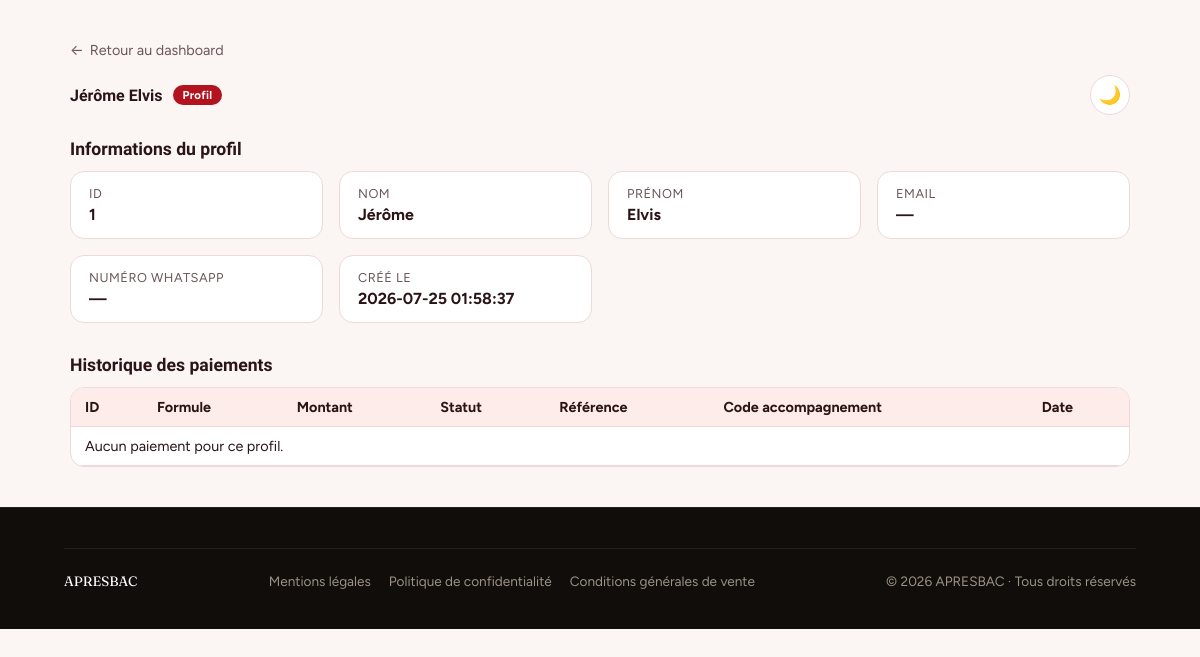
Page /profil.php?id=1 (signed in) on the committed database.
### tables this page shows
CREATE TABLE `profils_accompagnement` (
  `id` int NOT NULL AUTO_INCREMENT,
  `user_id` int DEFAULT NULL,
  `guest_token` varchar(255) DEFAULT NULL,
  `nom` varchar(100) NOT NULL,
  `prenom` varchar(100) NOT NULL,
  `email` varchar(255) DEFAULT NULL,
  `serie` varchar(10) NOT NULL,
  `created_at` timestamp NULL DEFAULT CURRENT_TIMESTAMP,
  PRIMARY KEY (`id`),
  KEY `user_id` (`user_id`),
  KEY `idx_guest_token` (`guest_token`),
  CONSTRAINT `profils_accompagnement_ibfk_1` FOREIGN KEY (`user_id`) REFERENCES `users_legacy_comptes` (`id`)
);

### profil.php (the view, shortened to what this page needs)
<?php
$profilId = (int) ($_GET['id'] ?? 0);
$pdo = Database::getConnection();
$stmt = $pdo->prepare('SELECT * FROM profils_accompagnement WHERE id = ?');
$stmt->execute([$profilId]);
$profil = $stmt->fetch();
$stmtPaiements = $pdo->prepare('
    SELECT p.*, f.nom AS formule_nom
    FROM paiements p
    JOIN formules f ON f.id = p.formule_id
    WHERE p.guest_token = ?
    ORDER BY p.created_at DESC
');
$stmtPaiements->execute([$profil['guest_token']]);
$paiements = $stmtPaiements->fetchAll();
$labels = [
    'id' => 'ID',
    'nom' => 'Nom',
    'prenom' => 'Prénom',
    'email' => 'Email',
    'numero_whatsapp' => 'Numéro WhatsApp',
    'created_at' => 'Créé le',
];
require_once __DIR__ . '/../includes/header.php';
?>
<div class="admin-wrap">
    <a href="/admin/dashboard.php" class="admin-retour">
        <span aria-hidden="true">←</span> Retour au dashboard
    </a>
    <div class="admin-header">
        <p class="admin-brand"><?= htmlspecialchars(trim($profil['nom'] . ' ' . $profil['prenom'])) ?> <span class="admin-brand-tag">Profil</span></p>
        <div class="admin-nav">
            <button type="button" class="theme-toggle" id="themeToggle" title="Changer de thème">🌙</button>
        </div>
    </div>
    <p class="admin-section-title">Informations du profil</p>
    <div class="admin-detail-grid">
        <?php foreach ($labels as $champ => $label): ?>
            <div class="admin-detail-item">
                <p class="admin-detail-label"><?= htmlspecialchars($label) ?></p>
                <p class="admin-detail-value">
                    <?php
                        $valeur = $profil[$champ] ?? null;
                        echo ($valeur === null || $valeur === '') ? '—' : htmlspecialchars((string) $valeur);
                    ?>
                </p>
            </div>
        <?php endforeach; ?>
    </div>
    <p class="admin-section-title">Historique des paiements</p>
    <div class="admin-table-wrap">
        <table class="admin-table">
            <thead>
                <tr><th>ID</th><th>Formule</th><th>Montant</th><th>Statut</th><th>Référence</th><th>Code accompagnement</th><th>Date</th></tr>
            </thead>
            <tbody>
                <?php if (empty($paiements)): ?>
                <tr><td colspan="7">Aucun paiement pour ce profil.</td></tr>
                <?php endif; ?>
            </tbody>
        </table>
    </div>
</div>
<?php require_once __DIR__ . '/../includes/footer.php'; ?>

### assets/css/style.css (style rules this page uses)
:root { --ink: #100D0A; --ink-soft: #2B2620; --paper: #FAF7F2; --card: #FFFFFF; --line: #EAE3D8; --accent: #E8531F; --accent-dark: #C13F12; --accent-soft: #FDE7DA; --gold: #D9A441; --text-dark: #171310; --text-soft: #6B6055; --white: #FFFFFF; --font-display: 'Fraunces', serif; --font-body: 'Manrope', sans-serif; --radius-lg: 20px; --radius-md: 14px; --radius-pill: 100px; --shadow-card: 0 16px 32px -18px rgba(16, 13, 10, 0.25); --shadow-btn: 0 10px 22px -8px rgba(232, 83, 31, 0.55); }
* { box-sizing: border-box; }
html { scroll-behavior: smooth; }
body { margin: 0; font-family: var(--font-body); color: var(--text-dark); background: var(--paper); -webkit-font-smoothing: antialiased; }
p { margin: 0; }
a { text-decoration: none; color: inherit; }

### includes/admin-theme.php (style rules this page uses)
:root { --admin-bg: #fbf6f4; --admin-card-bg: #ffffff; --admin-border: #ecdad7; --admin-text: #2a1416; --admin-text-muted: #6b5658; --admin-th-bg: #fdece9; --admin-row-hover: #fff5f3; --admin-erreur-bg: #fbe3e0; --admin-erreur-text: #5c0a14; --admin-succes-bg: #e9f5ec; --admin-succes-text: #1c6b3a; --admin-accent: #b3121f; --admin-accent-deep: #5c0a14; --admin-accent-on: #f4b41a; --admin-display: 'Bricolage Grotesque', 'Figtree', system-ui, sans-serif; }
body { background: var(--admin-bg); color: var(--admin-text); font-family: 'Figtree', system-ui, -apple-system, 'Segoe UI', Roboto, sans-serif; transition: background .2s ease, color .2s ease; }
.admin-wrap { max-width: 1100px; margin: 40px auto; padding: 0 20px; }
.admin-header { display: flex; flex-wrap: wrap; justify-content: space-between; align-items: center; gap: 16px; margin-bottom: 24px; }
.admin-brand { display: flex; align-items: center; gap: 10px; font-family: var(--admin-display); font-weight: 800; color: var(--admin-text); }
.admin-brand-tag { padding: 3px 10px; border-radius: 999px; background: var(--admin-accent); color: #fff; font-family: 'Figtree', system-ui, sans-serif; font-size: 0.72rem; font-weight: 700; letter-spacing: 0.02em; }
.admin-table-wrap { background: var(--admin-card-bg); border: 1px solid var(--admin-border); border-radius: 14px; overflow-x: auto; margin-bottom: 32px; -webkit-overflow-scrolling: touch; }
.admin-table { width: 100%; border-collapse: collapse; font-size: 0.9rem; }
.admin-table th, .admin-table td { padding: 10px 14px; text-align: left; border-bottom: 1px solid var(--admin-border); white-space: nowrap; color: var(--admin-text); }
.admin-table th { background: var(--admin-th-bg); font-weight: 700; }
.admin-section-title { font-family: var(--admin-display); font-size: 1.1rem; margin-bottom: 12px; font-weight: 800; color: var(--admin-text); }
.admin-nav { display: flex; flex-wrap: wrap; gap: 10px; align-items: center; }
.theme-toggle { display: inline-flex; align-items: center; justify-content: center; width: 40px; height: 40px; border-radius: 999px; border: 1px solid var(--admin-border); background: var(--admin-card-bg); color: var(--admin-text); cursor: pointer; font-size: 18px; line-height: 1; padding: 0; }
.admin-detail-grid { display: grid; grid-template-columns: repeat(auto-fill, minmax(220px, 1fr)); gap: 16px; margin-bottom: 32px; }
.admin-detail-item { background: var(--admin-card-bg); border: 1px solid var(--admin-border); border-radius: 14px; padding: 14px 18px; }
.admin-detail-label { font-size: 0.8rem; color: var(--admin-text-muted); margin: 0 0 4px; text-transform: uppercase; letter-spacing: .04em; }
.admin-detail-value { font-size: 1rem; font-weight: 700; color: var(--admin-text); word-break: break-word; }
.admin-retour { display: inline-flex; align-items: center; gap: 6px; color: var(--admin-text-muted); text-decoration: none; margin-bottom: 16px; font-size: 0.9rem; }

### rows in the picture
profils_accompagnement: nom+prenom "Jérôme Elvis", id "1", nom "Jérôme", prenom "Elvis", created_at "2026-07-25 01:58:37"

### other values in the picture
$label "ID"
$label "NOM"
$label "PRÉNOM"
$label "EMAIL"
$label "NUMÉRO WHATSAPP"
$label "CRÉÉ LE"
